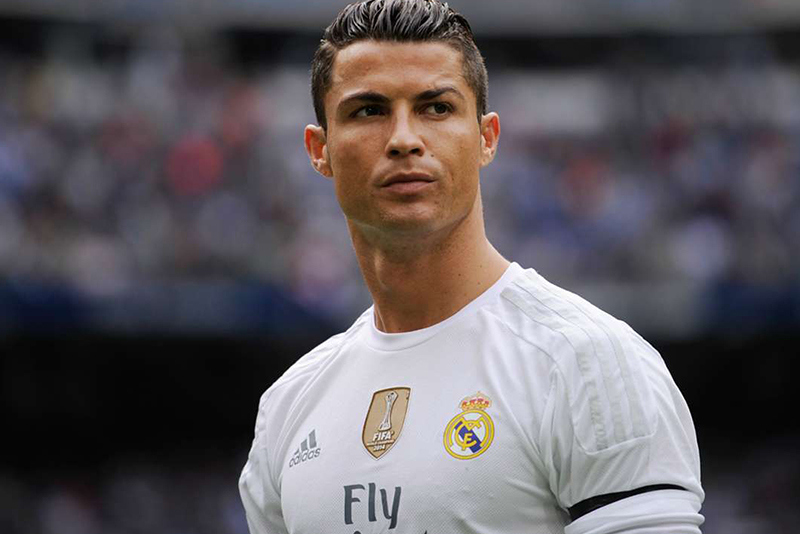
#> input picture 2.jpg, 800 x 534 px
$ python main.py
#> lines starting #> are read from the running program, lines starting #| are printed output that depends on the picture; after the words box and inside, x2 and y2 are one past the last pixel; in counts of white or black regions, pixels touching at a corner belong together
import cv2

#Loading The Cascade File
face_cascade = cv2.CascadeClassifier('haarcascade_frontalface_default.xml')

#Reading the Input Image
image= cv2.imread('2.jpg')
#> image is the input picture: shape (534, 800, 3); mean B, G, R 94.5, 90.2, 95.7

#Resizing the Image
img = cv2.resize(image,None,fx=0.3,fy=0.3)
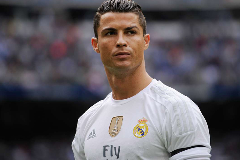
#> img: shape (160, 240, 3); mean B, G, R 94.3, 90.1, 95.6

#Converting the image into grayscale image
imgGray = cv2.cvtColor(img, cv2.COLOR_BGR2GRAY)
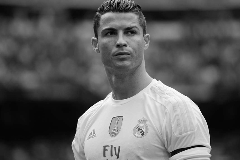
#> imgGray: shape (160, 240); min 1, max 254, mean 92.3

#Detecting The Faces
faces = face_cascade.detectMultiScale(imgGray, 1.2, 5)
#> faces = [[91, 9, 61, 61]]

#Pointing The Faces
for (x,y,w,h) in faces:
	cv2.rectangle(img, (x,y), (x+w, y+h), (255,0,0),2)
#> this loop made 1 pass
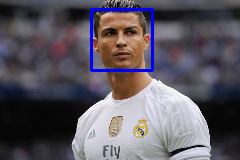
#> img: shape (160, 240, 3); 1.9% of pixels changed, all inside (x1, y1, x2, y2) = (90, 8, 154, 72)

#Displaying The Output Image
cv2.imshow('img', img)
cv2.waitKey()

$ run again, with 1.jpg copied over 2.jpg
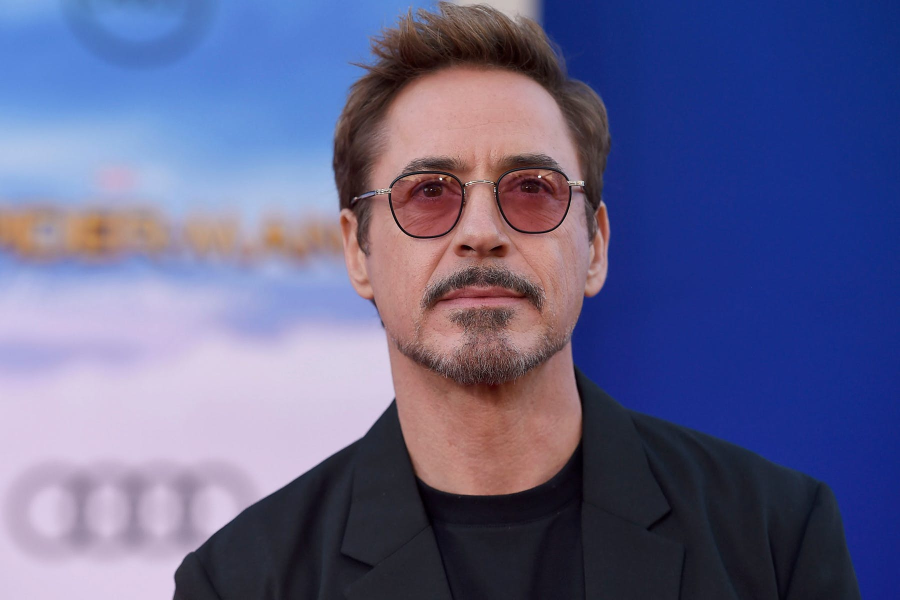
#> input picture 1.jpg, 1800 x 1200 px (shown at 1/2 size)
#> image is the input picture: shape (1200, 1800, 3); mean B, G, R 140.1, 99.5, 98.5
#> `imgGray = cv2.cvtColor(img, cv2.COLOR_BGR2GRAY)`:
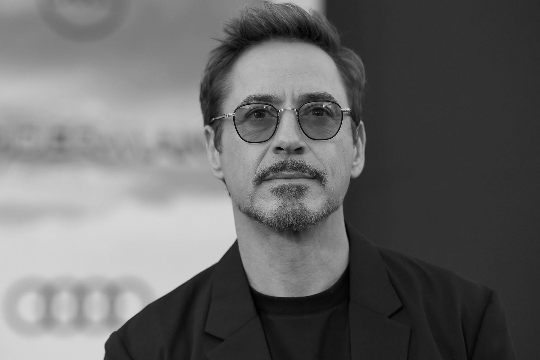
#> imgGray: shape (360, 540); min 1, max 237, mean 103.8
#> faces = [[193, 42, 193, 193]]
#> the loop `for (x,y,w,h) in faces:` made 1 pass
#> after the loop `for (x,y,w,h) in faces:`:
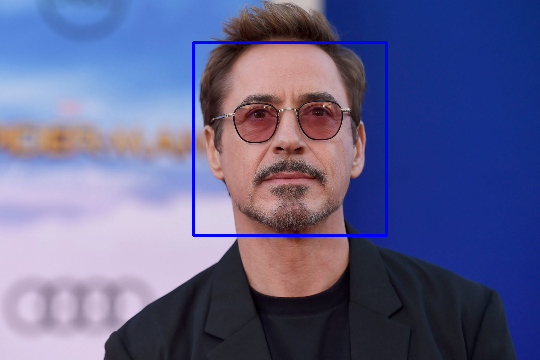
#> img: shape (360, 540, 3); mean B, G, R 141.4, 98.3, 97.3
